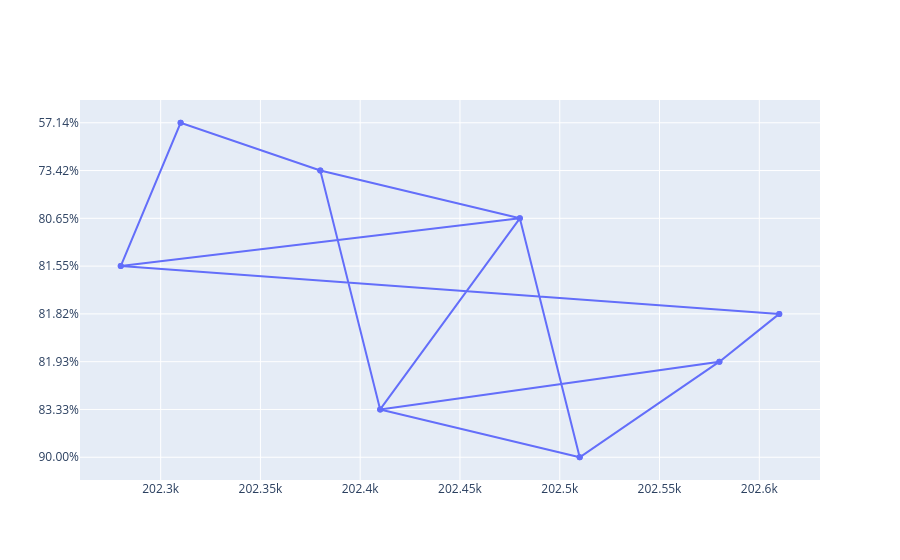

The notebook cell this image was saved under:
### Markdown cell above
*Making the Line Chart*

Now that we have defined the variables for the charts, we can start making them. I'm going to just use the aedmtpct variable for experimenting with charts. Once I've made the "final" version, I'll run through and make updated variables for them all.

### Code cell
#Making the Line Chart Pt. 1 (First Attempt)
fig2 = go.Figure(data = go.Scatter(
    x = aedmtpct["Academic Period"],
    y = aedmtpct["% of Passing Grades"]
))

fig2.show()

### Figure 1 — Plotly figure (JSON) as saved in the notebook; plotly's stock layout.template omitted (floating-point values rounded to 4 significant figures)
{"data": [{"type": "scatter", "x": [202510, 202410, 202580, 202610, 202280, 202480, 202380, 202310, 202280, 202310, 202380, 202410, 202480, 202510, 202580, 202610], "y": ["90.00%", "83.33%", "81.93%", "81.82%", "81.55%", "80.65%", "73.42%", "57.14%", "81.55%", "57.14%", "73.42%", "83.33%", "80.65%", "90.00%", "81.93%", "81.82%"]}], "layout": {}}
